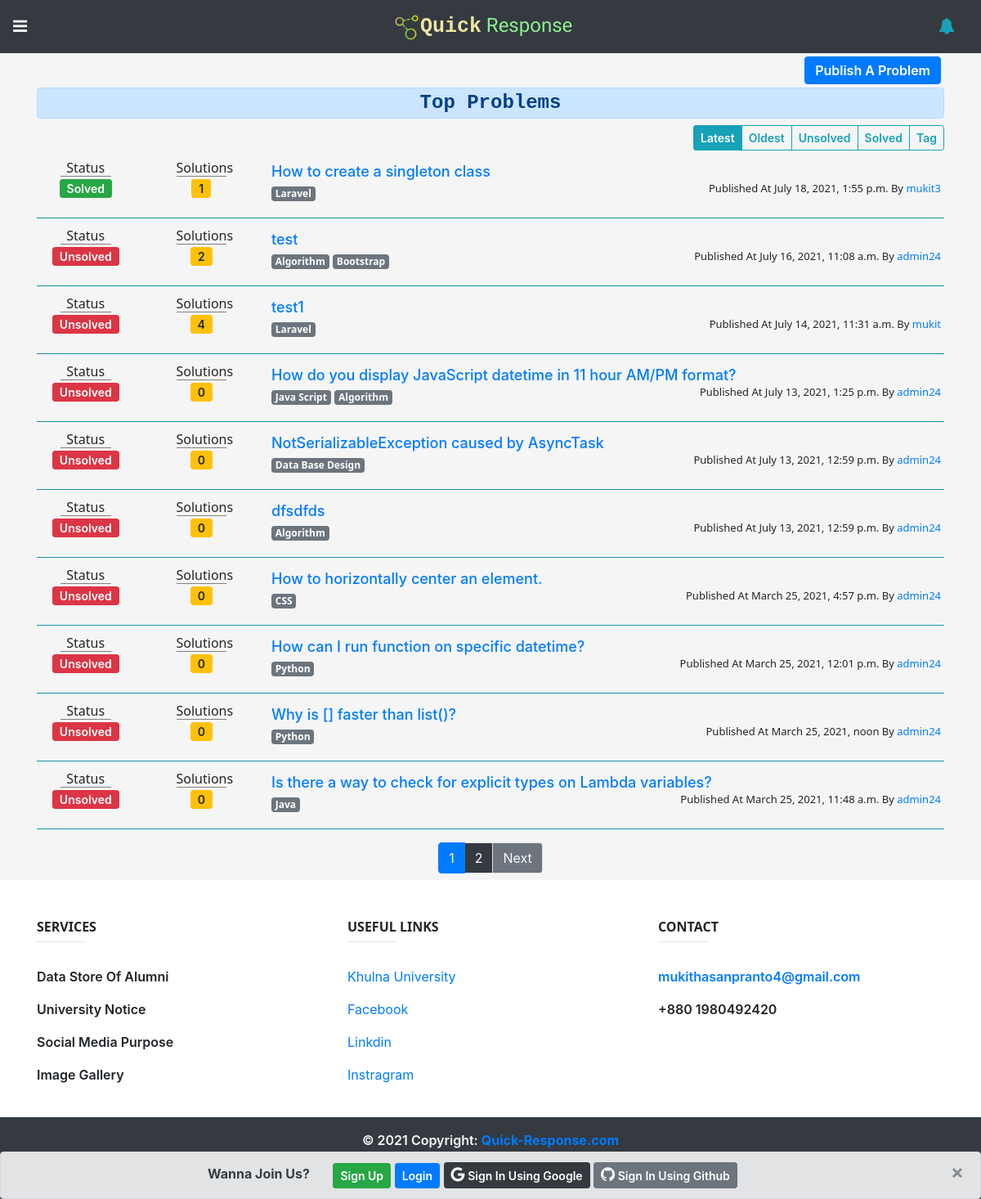
The app's page /problems/ with its own data.
### problems/models.py (models this page shows, shortened)
class Problem(models.Model):
    author = models.ForeignKey(settings.AUTH_USER_MODEL,on_delete=models.CASCADE)
    title = models.CharField(max_length=120)
    body = RichTextUploadingField()
    created_on = models.DateTimeField(default=datetime.now)
    last_modified = models.DateTimeField(default=datetime.now)
    tag = models.ManyToManyField('Tag', related_name='problems')
    is_solved = models.BooleanField(default=False)

class Tag(models.Model):
    name = models.CharField(max_length=20)
    def __str__(self):
        return self.name

### problems/views.py (the view)
# urls.py: path('',prob_home,name='prob_home'),
def prob_home(request,id=None):
    post_form = PostForm()
    tags = Tag.objects.all().order_by('name')
    temp = Problem.objects.first()
    user = ''
    if request.resolver_match.url_name == 'profile_view_problems':
        user = User.objects.get(id=id)
        problems = Problem.objects.filter(author=user).order_by('-created_on')
    elif request.resolver_match.url_name == 'sort_oldest':
        problems = Problem.objects.all().order_by('created_on')
    elif request.resolver_match.url_name == 'sort_unsolved':
        problems = Problem.objects.filter(is_solved=False).order_by('-created_on')
    elif request.resolver_match.url_name == 'sort_solved':
        problems = Problem.objects.filter(is_solved=True).order_by('-created_on')
    elif request.resolver_match.url_name == 'sort_tag':
        tag_list = request.POST.getlist('tag_choice')
        problems = Problem.objects.filter(tag__name__in=tag_list).order_by('-created_on').distinct()
    else:
        problems = Problem.objects.all().order_by('-created_on')
    paginator = Paginator(problems,10)
    page_number = request.GET.get('page')
    p_problems = paginator.get_page(page_number)
    context = {
        'post_form':post_form,
        'problems':p_problems,
        'tags':tags,
        'author':user,
    }
    return render(request,"problems/index.html",context)

### templates/problems/index.html (shortened to what this page needs)
{% extends "base.html" %} {% load static %} {% block content %}
<div style="background-color: whitesmoke;" id="post_section">
    <div class="container">
        {% if not request.resolver_match.url_name == 'profile_view_problems' %}
        <div id="create_post">
            <div class="text-right">
                <button class="btn btn-primary py-1 m-1" id="publish_problem_btn">
                    Publish A Problem
                </button>
            </div>
        </div>
        {% endif %}
        <div id="post_list">
            {% with request.resolver_match.url_name as url_name %}
            {% if url_name == 'profile_view_problems' %}
            <h4 class="text-center alert alert-primary font-weight-bold py-1 my-2">
                Problems Of {{author}}
            </h4>
            {% else %}
            <h4 class="text-center alert alert-primary font-weight-bold py-1 mb-2">
                Top Problems
            </h4>
            {% endif %}
            {% endwith %}
            <div class="text-right" style="overflow-x: auto">
                <div class="btn-group btn-group-sm">
                    {% with request.resolver_match.url_name as url_name %}
                    {% if not url_name == 'profile_view_problems' %}
                    <a href="{% url 'prob_home' %}"
                        class="{% if url_name == 'prob_home' %}btn btn-info btn-sm{% else %}btn btn-outline-info btn-sm{% endif %}">
                        Latest
                    </a>
                    <a href="{% url 'sort_oldest' %}"
                        class="{% if url_name == 'sort_oldest' %}btn btn-info btn-sm{% else %}btn btn-outline-info btn-sm{% endif %}">
                        Oldest
                    </a>
                    <a href="{% url 'sort_unsolved' %}"
                        class="{% if url_name == 'sort_unsolved' %}btn btn-info btn-sm{% else %}btn btn-outline-info btn-sm{% endif %}">
                        Unsolved
                    </a>
                    <a href="{% url 'sort_solved' %}"
                        class="{% if url_name == 'sort_solved' %}btn btn-info btn-sm{% else %}btn btn-outline-info btn-sm{% endif %}">
                        Solved
                    </a>
                    <button type="button"
                        class="{% if url_name == 'sort_tag' %}btn btn-info btn-sm{% else %}btn btn-outline-info btn-sm{% endif %}"
                        data-toggle="modal" data-target="#tag_modal">
                        Tag
                    </button>
                    {% endif %}
                    {% endwith %}
                </div>
            </div>
            <div id="problem_list" class="pt-2">
                {% for problem in problems %}
                <div class="row p-1">
                    <div class="col-lg-3">
                        <div class="row text-center">
                            <div class="col-6">
                                <h6 style="border-bottom: 1px solid grey; margin: 0px 25px">
                                    Status
                                </h6>
                                {% if problem.is_solved %}
                                <button class="btn btn-success btn-sm py-0">Solved</button>
                                {% else %}
                                <button class="btn btn-danger btn-sm py-0">Unsolved</button>
                                {% endif %}
                            </div>
                            <div class="col-6">
                                <h6 id="prob_index_sol">
                                    Solutions
                                </h6>
                                <button class="btn btn-warning btn-sm py-0">{{problem.solution_set.count}}</button>
                            </div>
                        </div>
                    </div>
                    <div class="col-lg-9">
                        <a href="{% url 'problem_details' problem.id %}" style="
              text-decoration: none;
              font-weight: 500;
              font-size: large;
              display: inline-block;
            ">{{problem.title}}</a>
                        <div class="row">
                            <div class="col-7 text-left">
                                {% for tag in problem.tag.all %}
                                <h6 class="d-inline-block">
                                    <span class="badge badge-secondary">{{tag.name}}</span>
                                </h6>
                                {% endfor %}
                            </div>
                            <div class="col-5 text-right">
                                <h6 style="font-size: small">
                                    Published At {{problem.created_on}} By <a style="text-decoration: none;"
                                        href="{% url 'profile_view' problem.author.id %}">{{problem.author}}</a>
                                </h6>
                            </div>
                        </div>
                    </div>
                </div>
                <hr class="bg-info my-2" />
                {% endfor %}
            </div>
        </div>
        {% if problems.has_other_pages %}
        <div>
            <ul class="pagination justify-content-center p-2">
                {% for i in problems.paginator.page_range %}
                {% if problems.number == i %}
                <li class="page-item active"><a class="page-link" href="?page={{ i }}">{{i}}</a></li>
                {% else %}
                <li class="page-item"><a class="page-link bg-dark text-light" href="?page={{ i }}">{{i}}</a></li>
                {% endif %}
                {% endfor %}
                {% if problems.has_next %}
                <li class="page-item"><a class="page-link bg-secondary text-light"
                        href="?page={{ problems.next_page_number }}">Next</a></li>
                {% endif %}
            </ul>
        </div>
        {% endif %}
    </div>
</div>
{% endblock %}

### home/static/style.css (style rules this page uses)
h1, h2, h3, h4, h5, h6, .my_font { font-family: "Courier New", Courier, monospace; }
.btn { font-weight: 600; }
h5, h6 { font-family: "Segoe UI", Tahoma, Geneva, Verdana, sans-serif; }

### templates/base.html (style rules this page uses)
:root { --font-1: 'Newsreader', serif; --font-2: 'Girassol', cursive; }
body { overflow-x: hidden !important; }
* { margin: 0 ; padding: 0 ; outline: none !important; }
#prob_index_sol { border-bottom: 1px solid grey; margin: 0 25px; }

### records on screen
Problem: is_solved "Solved", solution_set.count "1", title "How to create a singleton class", created_on "July 18, 2021, 1:55 p.m.", author "mukit3"
Tag: name "Laravel"
Problem: is_solved "Unsolved", solution_set.count "2", title "test", created_on "July 16, 2021, 11:08 a.m.", author "admin24"
Tag: name "Algorithm"
Tag: name "Bootstrap"
Problem: is_solved "Unsolved", solution_set.count "4", title "test1", created_on "July 14, 2021, 11:31 a.m.", author "mukit"
Problem: is_solved "Unsolved", solution_set.count "0", title "How do you display JavaScript datetime in 11 hour AM/PM format?", created_on "July 13, 2021, 1:25 p.m.", author "admin24"
Tag: name "Java Script"
Problem: is_solved "Unsolved", solution_set.count "0", title "NotSerializableException caused by AsyncTask", created_on "July 13, 2021, 12:59 p.m.", author "admin24"
Tag: name "Data Base Design"
Problem: is_solved "Unsolved", solution_set.count "0", title "dfsdfds", created_on "July 13, 2021, 12:59 p.m.", author "admin24"
Problem: is_solved "Unsolved", solution_set.count "0", title "How to horizontally center an element.", created_on "March 25, 2021, 4:57 p.m.", author "admin24"
Tag: name "CSS"
Problem: is_solved "Unsolved", solution_set.count "0", title "How can I run function on specific datetime?", created_on "March 25, 2021, 12:01 p.m.", author "admin24"
Tag: name "Python"
Problem: is_solved "Unsolved", solution_set.count "0", title "Why is [] faster than list()?", created_on "March 25, 2021, noon", author "admin24"
Problem: is_solved "Unsolved", solution_set.count "0", title "Is there a way to check for explicit types on Lambda variables?", created_on "March 25, 2021, 11:48 a.m.", author "admin24"
Tag: name "Java"

### other values on screen
{{ i }} "1"
{{ i }} "2"
